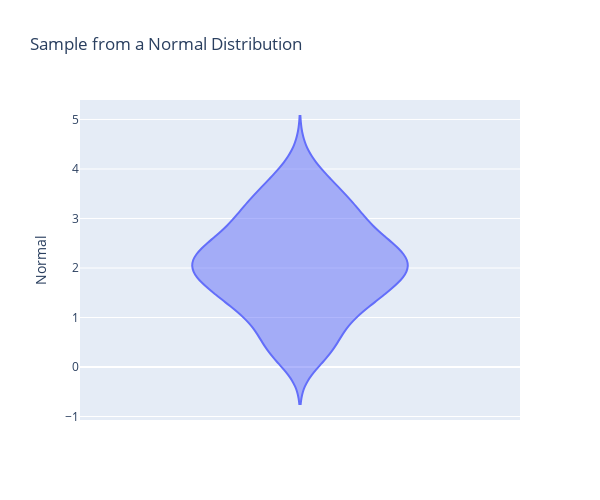

Notebook code cell kept with this figure:
### Markdown cell above
2. Add a title to your chart by passing a string as the input `title` into the function `violin`
3. And customise the size of the figure by using the inputs `height` and `width`. Both have to be integers and correspond to the size of the figure in pixels.

### Code cell
fig = px.violin(df, y="Normal", 
                 height = 500, width = 600,
                 title='Sample from a Normal Distribution')
fig.show()

### Figure 1 — Plotly figure (JSON) as saved in the notebook; plotly's stock layout.template omitted (floating-point values rounded to 4 significant figures; data arrays with more than 128 entries replaced by an {"elided": "..."} marker saying what was removed)
{"data": [{"alignmentgroup": "True", "box": {"visible": false}, "hovertemplate": "Normal=%{y}<extra></extra>", "legendgroup": "", "marker": {"color": "#636efa"}, "name": "", "offsetgroup": "", "orientation": "v", "scalegroup": "True", "showlegend": false, "type": "violin", "x0": " ", "xaxis": "x", "y": {"elided": "200 float values"}, "y0": " ", "yaxis": "y"}], "layout": {"height": 500, "legend": {"tracegroupgap": 0}, "title": {"text": "Sample from a Normal Distribution"}, "violinmode": "group", "width": 600, "xaxis": {"anchor": "y", "domain": [0, 1]}, "yaxis": {"anchor": "x", "domain": [0, 1], "title": {"text": "Normal"}}}}
